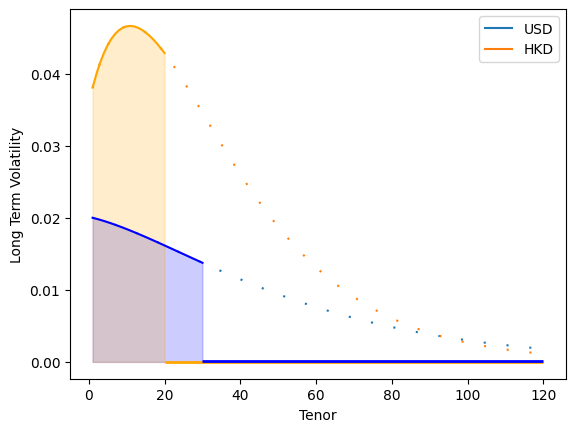

Generate this figure with Python:
# %%
import seaborn as sns
import numpy as np
import pandas as pd
import matplotlib.pyplot as plt

# %% read excel file
df = pd.read_excel('factor_volatility.xlsx', sheet_name='Summary')
df.drop(['lt_vol_usd_truncated', 'lt_vol_hkd_truncated'], axis=1, inplace=True)

# %% melt all columns except tenor
df_melted = pd.melt(df, id_vars=['Tenor'], var_name='variable', value_name='Long Term Volatility')
df_melted['fx'] = df_melted['variable'].apply(lambda x: 'USD' if 'usd' in x else 'HKD')


# %% plot
ax = sns.lineplot(data=df_melted, x="Tenor", y="Long Term Volatility", hue="fx", linestyle=(0, (1, 10)))
ax = sns.lineplot(data=df_melted[(df_melted['fx'] == 'USD') & (df_melted['Tenor'] <= 30)], x="Tenor", y="Long Term Volatility", color='blue')
ax = sns.lineplot(data=df_melted[(df_melted['fx'] == 'HKD') & (df_melted['Tenor'] <= 20)], x="Tenor", y="Long Term Volatility", color='orange')
ax.hlines(y=0, xmin=20, xmax=120, linewidth=2, color='orange')
ax.hlines(y=0.0001, xmin=30, xmax=120, linewidth=2, color='blue')
x1 = ax.lines[0].get_xydata()[:30,0]
y1 = ax.lines[0].get_xydata()[:30,1]
x2 = ax.lines[1].get_xydata()[:20,0]
y2 = ax.lines[1].get_xydata()[:20,1]
ax.fill_between(x1, y1, color="blue", alpha=0.2)
ax.fill_between(x2, y2, color="orange", alpha=0.2)


# %%
